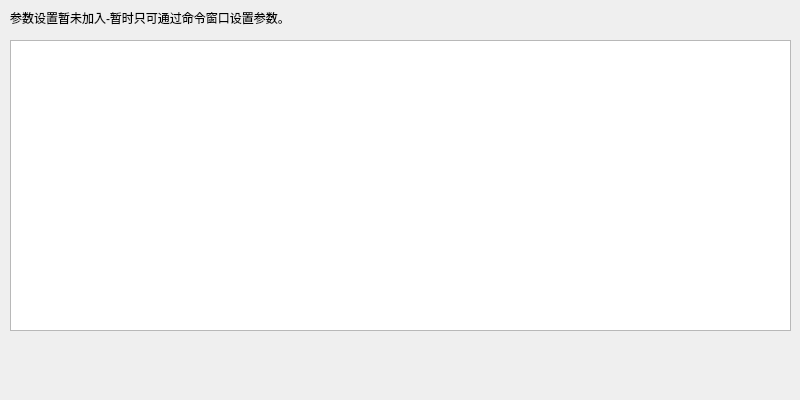
<?xml version="1.0" encoding="UTF-8"?>
<ui version="4.0">
 <class>Dialog</class>
 <widget class="QDialog" name="Dialog">
  <property name="windowModality">
   <enum>Qt::NonModal</enum>
  </property>
  <property name="geometry">
   <rect>
    <x>0</x>
    <y>0</y>
    <width>800</width>
    <height>400</height>
   </rect>
  </property>
  <property name="windowTitle">
   <string>Dialog</string>
  </property>
  <widget class="QLabel" name="label">
   <property name="geometry">
    <rect>
     <x>10</x>
     <y>10</y>
     <width>301</width>
     <height>16</height>
    </rect>
   </property>
   <property name="text">
    <string>参数设置暂未加入-暂时只可通过命令窗口设置参数。</string>
   </property>
  </widget>
  <widget class="QTableView" name="tableView">
   <property name="geometry">
    <rect>
     <x>10</x>
     <y>40</y>
     <width>781</width>
     <height>291</height>
    </rect>
   </property>
  </widget>
 </widget>
 <resources/>
 <connections/>
</ui>
